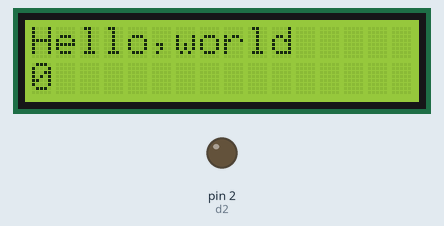
Bench run of a program on a simulated Arduino Nano, built with avr-gcc and run on an emulated ATmega328P. On the bench: 16×2 character LCD, output pins drawn as LEDs (lit = HIGH).

Above: at 0.1 s.
At 4.1 s:
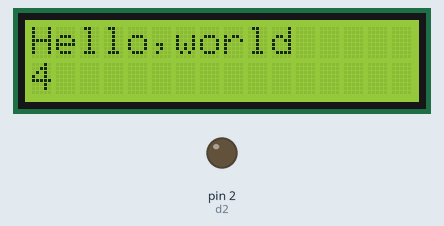
At 9.1 s:
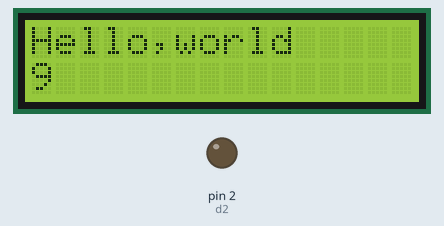
At 19.1 s:
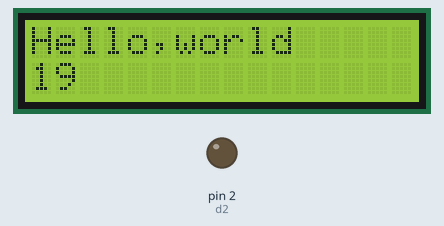
At 29.1 s:
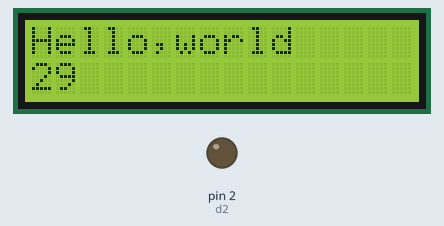
At 39.1 s:
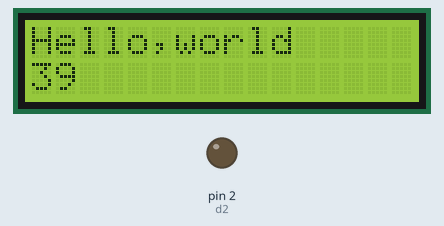

The program:

main.cpp
```cpp
/*
 * @Author: xumeng xm_2048@qq.com
 * @Date: 2024-05-18 10:54:15
 * @LastEditors: xumeng xm_2048@qq.com
 * @LastEditTime: 2024-05-20 13:32:53
 * @FilePath: \xumeng-hw1d:\code\mygit\xumeng-hw2\PlatformIO\Projects\lcd\src\main.cpp
 * @Description: 这是默认设置,请设置`customMade`, 打开koroFileHeader查看配置 进行设置: https://github.com/OBKoro1/koro1FileHeader/wiki/%E9%85%8D%E7%BD%AE
 */
#include <Arduino.h>
#include <LiquidCrystal.h>
const int rs=8,en=9,d4=4,d5=5,d6=6,d7=7;
int d2=2;
LiquidCrystal lcd(rs,en,d4,d5,d6,d7);

void setup(){
  pinMode(d2,OUTPUT);
  analogWrite(d2,1);


  lcd.begin(16,2);
  lcd.print("Hello,world");

}

void loop(){
  lcd.setCursor(0,1);
  lcd.print(millis()/1000);
}
```

Measured:
- what the display in image 1 shows lasts 1.0 s, from 4.0 s to 5.0 s
